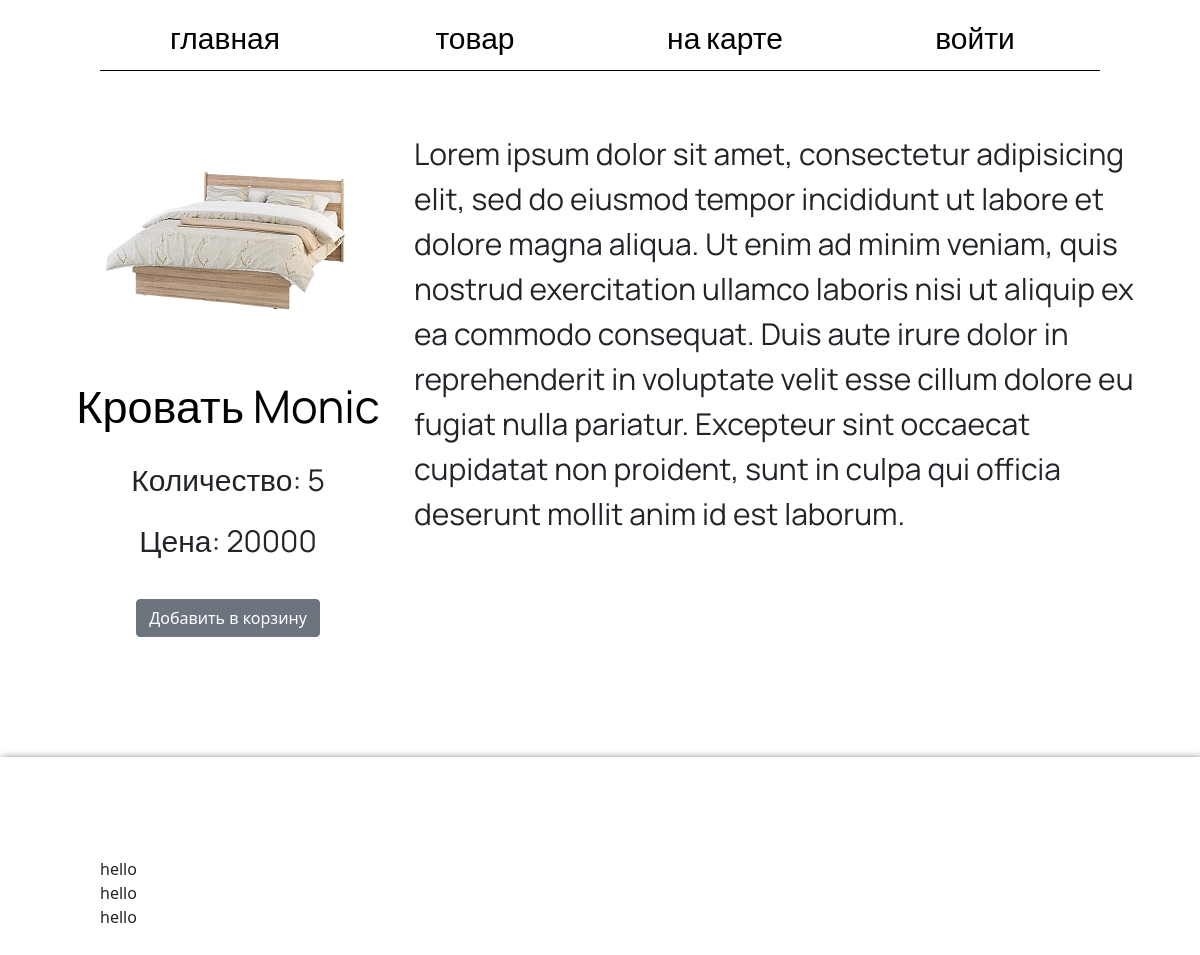
/products/1, run on the app's committed database.
### data/products.py (models this page shows)
class Product(SqlAlchemyBase):
    __tablename__ = 'products'
    id = sqlalchemy.Column(sqlalchemy.Integer, primary_key=True, autoincrement=True)
    name = sqlalchemy.Column(sqlalchemy.String, unique=True)
    count = sqlalchemy.Column(sqlalchemy.Integer, nullable=True)
    price = sqlalchemy.Column(sqlalchemy.Integer, nullable=True)
    image_name = sqlalchemy.Column(sqlalchemy.String)

### main.py (the view)
@app.route('/products/<int:id>', methods=['GET', 'POST'])
def single_product(id):
    db_sess = db_session.create_session()
    product = db_sess.query(Product).filter(Product.id == id).first()
    if product:
        return render_template('product.html',
                               product_name=product.name,
                               image_name=product.image_name,
                               item_count=product.count,
                               item_price=product.price,
                               item_id=product.id,
                               added=False)
    else:
        abort(404)

### data/db_session.py (called while the page is built)
def create_session() -> Session:
    global __factory
    return __factory()

### templates/product.html (shortened to what this page needs)
{% extends "base.html" %}
{% block content %}
    <div class="container_of_product">
        <div class="row_product">
            <p class="product_img"><img src="{{url_for('static', filename=image_name)}}" class="product_img"></p>
            <p class="product_title">{{ product_name }}</p>
            <p class="product_set">Количество: {{ item_count }}</p>
            <p class="product_set">Цена: {{ item_price }}</p>
            <p><a class="btn btn-secondary" href="/cart/{{ item_id }}">Добавить в корзину</a></p>
        </div>
        <div class="description_of_product">
            Lorem ipsum dolor sit amet, consectetur adipisicing elit, sed do eiusmod
            tempor incididunt ut labore et dolore magna aliqua. Ut enim ad minim veniam,
            quis nostrud exercitation ullamco laboris nisi ut aliquip ex ea commodo
            consequat. Duis aute irure dolor in reprehenderit in voluptate velit esse
            cillum dolore eu fugiat nulla pariatur. Excepteur sint occaecat cupidatat non
            proident, sunt in culpa qui officia deserunt mollit anim id est laborum.
        </div>
    </div>
{% endblock %}

### static/styles/style_base.css (style rules this page uses)
html,body { height: 100%; width: 100%; margin: 0; padding: 0; }

### static/styles/style_products.css (style rules this page uses)
p { text-align: center; }
.container_of_product { display: grid; grid-template: 1fr / 1fr 2fr; }
.product_title { transition-duration: 0.3s; font-family: 'Manrope', sans-serif; font-size: 45px; text-align: center; text-decoration-line: none; color: black; }
.product_set { font-family: 'Manrope', sans-serif; font-size: 30px; }
.row_product { margin: 30px; }
.description_of_product { font-family: 'Manrope', sans-serif; font-size: 30px; margin-top: 60px; }
.btn-secondary { margin: 20px; }

### data on the page
Product: image_name (picture), name "Кровать Monic", price "20000"

### other printed values
{{ item_count }} "5"
